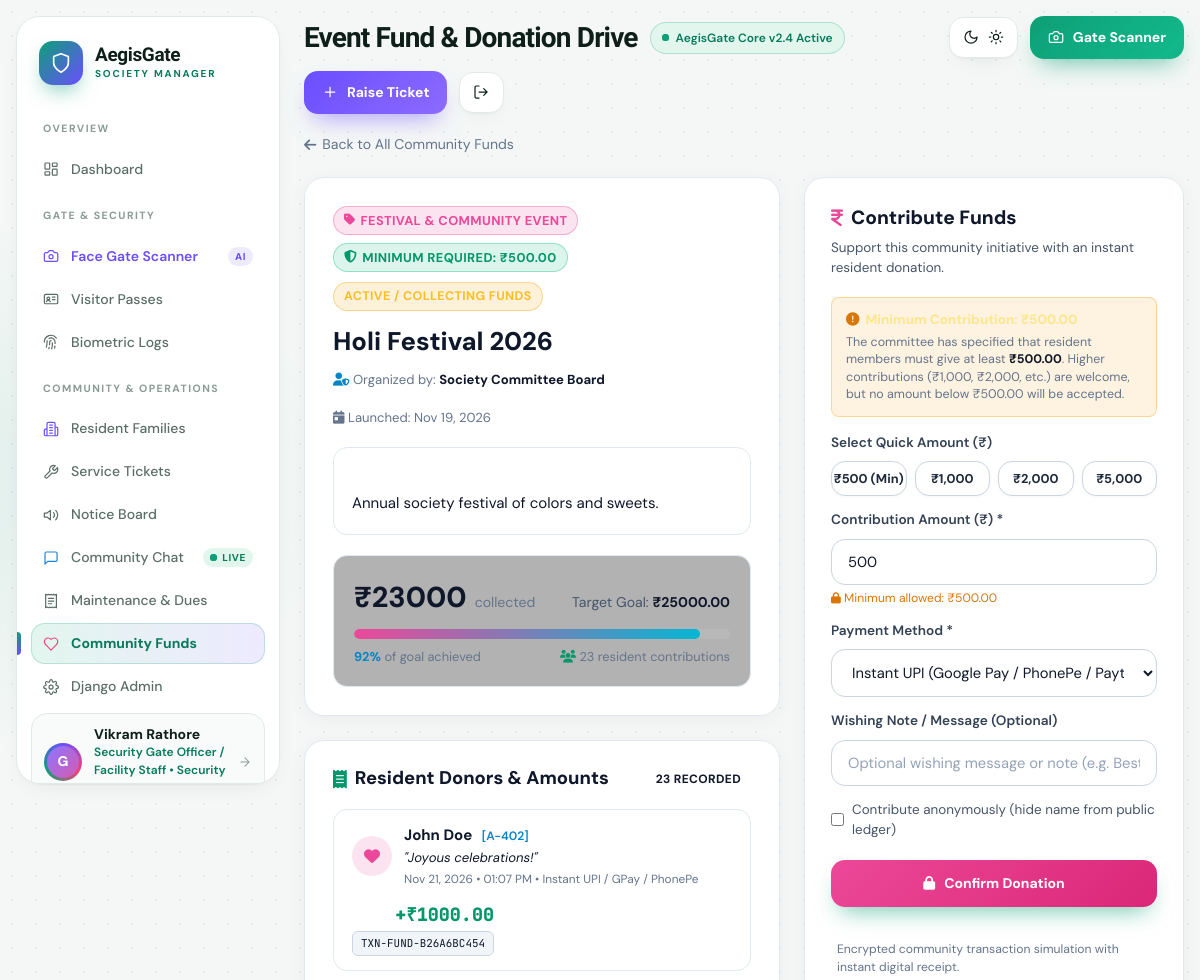
The app's page /funds/4/ (signed in, upper part), older data.
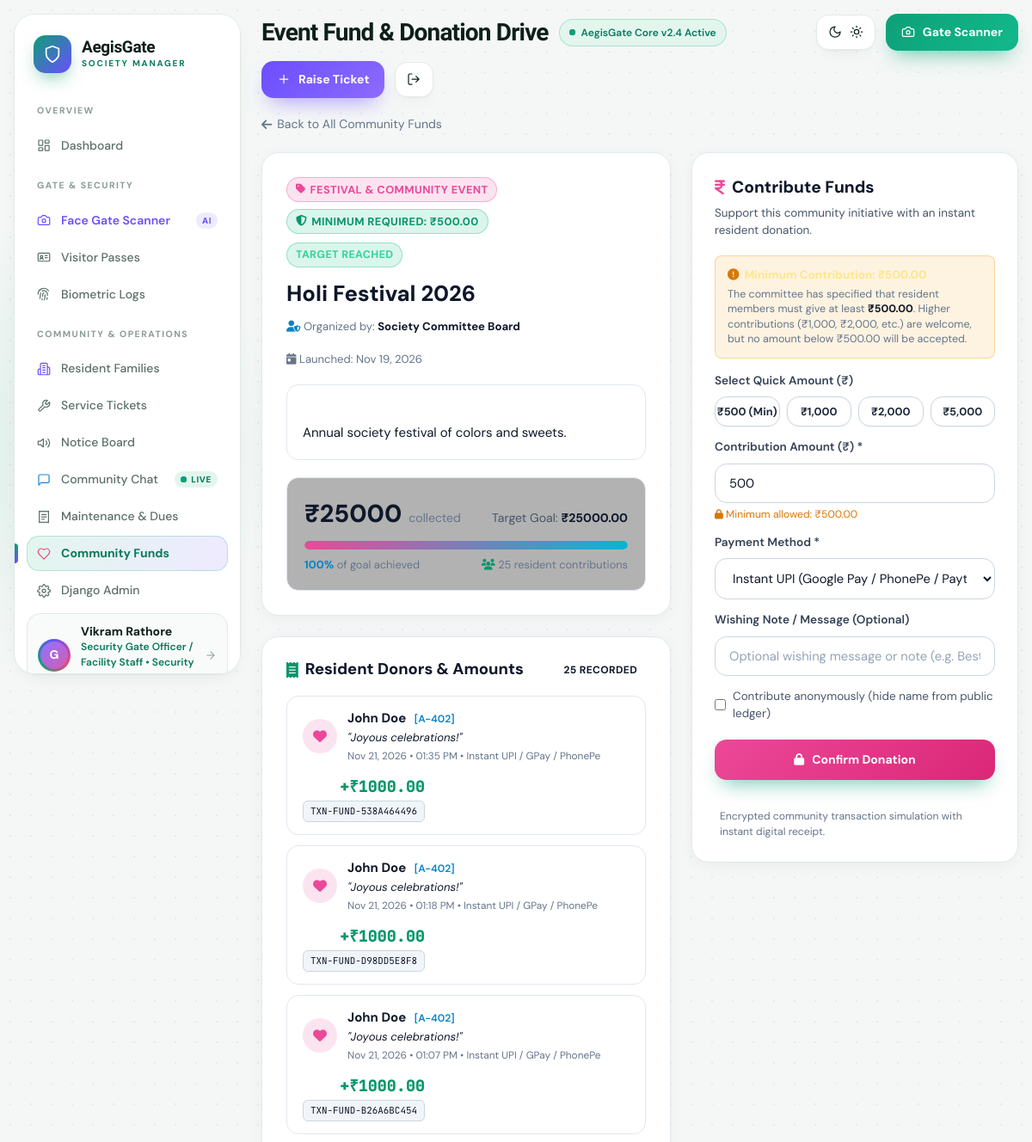
The same page, newer data.
### society_app/models.py (models this page shows, shortened)
class FundCampaign(models.Model):
    CATEGORY_CHOICES = (
        ('EVENT', 'Festival & Community Event'),
        ('CHARITY', 'Charity & Donation Drive'),
        ('AMENITY', 'Society Improvement Project'),
        ('EMERGENCY', 'Emergency & Relief Aid'),
    )
    STATUS_CHOICES = (
        ('ACTIVE', 'Active / Collecting Funds'),
        ('COMPLETED', 'Target Reached'),
        ('CLOSED', 'Closed'),
    )
    title = models.CharField(max_length=200, help_text="e.g. Diwali & Cultural Night Celebration")
    category = models.CharField(max_length=20, choices=CATEGORY_CHOICES, default='EVENT')
    description = models.TextField(help_text="Purpose of the funds, budget breakdown, and event details")
    target_amount = models.DecimalField(max_digits=10, decimal_places=2, help_text="Funding target in ₹")
    minimum_amount = models.DecimalField(max_digits=10, decimal_places=2, default=Decimal('500.00'), help_text="Minimum contribution required per resident (₹)")
    created_by = models.ForeignKey(settings.AUTH_USER_MODEL, on_delete=models.SET_NULL, null=True, blank=True, related_name='created_campaigns')
    end_date = models.DateField(blank=True, null=True, help_text="Campaign deadline or event date")
    status = models.CharField(max_length=20, choices=STATUS_CHOICES, default='ACTIVE')
    is_featured = models.BooleanField(default=False)
    created_at = models.DateTimeField(auto_now_add=True)
    class Meta:
        ordering = ['-is_featured', '-created_at']
    @property
    def total_collected(self):
        return self.contributions.aggregate(total=Sum('amount'))['total'] or Decimal('0.00')
    @property
    def progress_percentage(self):
        if not self.target_amount or self.target_amount <= Decimal('0.00'):
            return 100
        pct = int((self.total_collected / self.target_amount) * 100)
        return min(pct, 100)
    @property
    def donor_count(self):
        return self.contributions.count()
    @property
    def organizer_name(self):
        if self.created_by:
            name = self.created_by.get_full_name()
            return name.strip() if name and name.strip() else self.created_by.username
        return "Society Committee Board"
    def user_donation_total(self, user):
        if not user or not user.is_authenticated:
            return Decimal('0.00')
        return self.contributions.filter(contributor=user).aggregate(total=Sum('amount'))['total'] or Decimal('0.00')

class FundContribution(models.Model):
    campaign = models.ForeignKey(FundCampaign, on_delete=models.CASCADE, related_name='contributions')
    contributor = models.ForeignKey(settings.AUTH_USER_MODEL, on_delete=models.CASCADE, related_name='fund_contributions')
    amount = models.DecimalField(max_digits=10, decimal_places=2)
    payment_method = models.CharField(max_length=60, default='Instant UPI / Card')
    transaction_id = models.CharField(max_length=100, unique=True, editable=False)
    note = models.CharField(max_length=300, blank=True, default='', help_text="Optional wishing message or note")
    is_anonymous = models.BooleanField(default=False, help_text="Hide my name from public contributor list")
    created_at = models.DateTimeField(auto_now_add=True)
    class Meta:
        ordering = ['-created_at']
    @property
    def display_contributor_name(self):
        if self.is_anonymous:
            return "Anonymous Resident"
        name = self.contributor.get_full_name()
        return name.strip() if name and name.strip() else self.contributor.username

class User(AbstractUser):
    ROLE_CHOICES = (
        ('ADMIN', 'Society Admin / Committee Board'),
        ('STAFF', 'Security Gate Officer / Facility Staff'),
        ('RESIDENT', 'Resident Member'),
    )
    role = models.CharField(max_length=20, choices=ROLE_CHOICES, default='RESIDENT')
    phone_number = models.CharField(max_length=20, blank=True)
    flat_number = models.CharField(max_length=20, blank=True, help_text="e.g. A-402")
    block_tower = models.CharField(max_length=50, blank=True, help_text="e.g. Tower 1 / Emerald Block")
    family_members_count = models.PositiveIntegerField(
        default=1,
        blank=True,
        null=True,
        help_text="Total number of family members residing in this unit"
    )
    family_details = models.TextField(
        blank=True,
        default='',
        help_text="Family members description with names and ages (e.g. Jane Doe - Age 34, Tommy Doe - Age 8)"
    )
    lives_here = models.BooleanField(
        default=True,
        help_text="Specifies whether staff/resident lives on premises"
    )
    avatar = models.ImageField(upload_to='avatars/', blank=True, null=True)
    face_photo = models.ImageField(upload_to='face_profiles/', blank=True, null=True, help_text="Reference face photo for gate recognition")
    face_encoding = models.TextField(blank=True, null=True, help_text="Serialized facial feature descriptor")
    vehicle_number = models.CharField(max_length=30, blank=True, help_text="e.g. KA-01-MJ-4521")
    emergency_contact = models.CharField(max_length=50, blank=True)
    is_verified_resident = models.BooleanField(default=True)
    google_id = models.CharField(max_length=150, blank=True, null=True, help_text="Google OAuth UID/Sub")
    google_avatar_url = models.URLField(max_length=500, blank=True, null=True)
    is_google_verified = models.BooleanField(default=False)
    @property
    def is_admin_role(self):
        return self.role == 'ADMIN' or self.is_superuser
    @property
    def is_staff_role(self):
        return self.role in ['ADMIN', 'STAFF'] or self.is_staff

### society_app/views.py (the view)
# urls.py: path('funds/<int:pk>/', views.fund_detail_view, name='fund_detail'),
@login_required
def fund_detail_view(request, pk):
    campaign = get_object_or_404(FundCampaign, pk=pk)
    contributions = campaign.contributions.select_related('contributor').all()
    form = FundContributionForm(campaign=campaign)
    my_contribution_total = campaign.user_donation_total(request.user)
    return render(request, 'funds/detail.html', {
        'campaign': campaign,
        'contributions': contributions,
        'form': form,
        'my_contribution_total': my_contribution_total,
    })

### society_app/context_processors.py (called while the page is built)
def google_auth_settings(request):
    return {
        'GOOGLE_CLIENT_ID': getattr(settings, 'GOOGLE_CLIENT_ID', ''),
        'google_verified_user': request.session.get('google_user'),
    }

### templates/funds/detail.html (shortened to what the changed rows need)
{% extends 'base.html' %}
{% block page_title %}Event Fund & Donation Drive{% endblock %}
{% block content %}
<div style="max-width: 1040px; margin: 0 auto;">
  <div style="display: grid; grid-template-columns: 1fr 380px; gap: 24px; align-items: start;">
    <div style="display: flex; flex-direction: column; gap: 24px;">
      <div class="glass-panel" style="padding: 28px;">
        <div style="display: flex; justify-content: space-between; align-items: center; margin-bottom: 14px; flex-wrap: wrap; gap: 10px;">
          <div style="display: flex; gap: 8px; align-items: center; flex-wrap: wrap;">
            <span class="badge" style="background: rgba(236, 72, 153, 0.15); color: #ec4899; border: 1px solid rgba(236, 72, 153, 0.35); font-weight: 700; font-size: 0.8rem; padding: 4px 10px;">
              <i class="fa-solid fa-tag"></i> {{ campaign.get_category_display }}
            </span>
            <span class="badge" style="background: rgba(16, 185, 129, 0.15); color: var(--accent-emerald); border: 1px solid rgba(16, 185, 129, 0.35); font-weight: 700; font-size: 0.8rem; padding: 4px 10px;">
              <i class="fa-solid fa-shield-halved"></i> Minimum Required: ₹{{ campaign.minimum_amount }}
            </span>
          </div>
          <span class="badge {% if campaign.status == 'ACTIVE' %}badge-open{% elif campaign.status == 'COMPLETED' %}badge-resolved{% else %}badge-closed{% endif %}" style="font-size: 0.78rem;">
            {{ campaign.get_status_display }}
          </span>
        </div>
        <h2 style="font-size: 1.6rem; font-weight: 800; color: #ffffff; margin: 0 0 12px 0; line-height: 1.3;">
          {{ campaign.title }}
        </h2>
        <div style="font-size: 0.82rem; color: var(--text-dim); margin-bottom: 20px; display: flex; gap: 18px; flex-wrap: wrap;">
          <span><i class="fa-solid fa-user-shield" style="color: var(--accent-cyan);"></i> Organized by: <strong>{{ campaign.organizer_name }}</strong></span>
          <span><i class="fa-solid fa-calendar-day"></i> Launched: {{ campaign.created_at|date:"M d, Y" }}</span>
        </div>
        <div style="background: rgba(255,255,255,0.02); border: 1px solid var(--border-glass); border-radius: var(--radius-md); padding: 18px; color: var(--text-bright); line-height: 1.65; font-size: 0.94rem; white-space: pre-line; margin-bottom: 20px;">
          {{ campaign.description }}
        </div>
        <div style="background: rgba(0,0,0,0.3); border: 1px solid var(--border-glass); border-radius: var(--radius-md); padding: 20px;">
          <div style="display: flex; justify-content: space-between; align-items: baseline; margin-bottom: 10px;">
            <div>
              <span style="font-size: 1.8rem; font-weight: 800; color: #ffffff;">₹{{ campaign.total_collected }}</span>
              <span style="font-size: 0.88rem; color: var(--text-dim); margin-left: 4px;">collected</span>
            </div>
            <div style="text-align: right;">
              <span style="font-size: 0.88rem; color: var(--text-muted);">Target Goal: <strong style="color: #ffffff;">₹{{ campaign.target_amount }}</strong></span>
            </div>
          </div>
          <div style="width: 100%; height: 10px; background: rgba(255, 255, 255, 0.08); border-radius: 8px; overflow: hidden; margin-bottom: 8px;">
            <div style="width: {{ campaign.progress_percentage }}%; height: 100%; background: linear-gradient(90deg, #ec4899 0%, #06b6d4 100%); border-radius: 8px; transition: width 0.4s ease;"></div>
          </div>
          <div style="display: flex; justify-content: space-between; font-size: 0.8rem; color: var(--text-dim);">
            <span><strong style="color: var(--accent-cyan);">{{ campaign.progress_percentage }}%</strong> of goal achieved</span>
            <span><i class="fa-solid fa-users" style="color: var(--accent-emerald);"></i> {{ campaign.donor_count }} resident contributions</span>
          </div>
        </div>
      </div>
      <div class="glass-panel" style="padding: 24px 28px;">
        <div style="display: flex; justify-content: space-between; align-items: center; margin-bottom: 16px;">
          <h3 style="margin: 0; font-size: 1.15rem; font-weight: 800; color: #ffffff; display: flex; align-items: center; gap: 8px;">
            <i class="fa-solid fa-receipt" style="color: var(--accent-emerald);"></i>
            Resident Donors & Amounts
          </h3>
          <span class="badge" style="background: rgba(255,255,255,0.06); font-size: 0.75rem;">
            {{ contributions|length }} Recorded
          </span>
        </div>
        <div style="display: flex; flex-direction: column; gap: 12px;">
          {% for c in contributions %}
          <div style="background: rgba(255,255,255,0.03); border: 1px solid var(--border-glass); border-radius: var(--radius-md); padding: 14px 18px; display: flex; justify-content: space-between; align-items: center; flex-wrap: wrap; gap: 12px;">
            <div style="display: flex; align-items: center; gap: 12px;">
              <div style="width: 40px; height: 40px; border-radius: 50%; background: rgba(236,72,153,0.15); color: #ec4899; display: flex; align-items: center; justify-content: center; font-size: 1rem; flex-shrink: 0;">
                <i class="fa-solid fa-heart"></i>
              </div>
              <div>
                <div style="font-weight: 700; color: #ffffff; font-size: 0.94rem;">
                  {{ c.display_contributor_name }}
                  {% if c.contributor.flat_number and not c.is_anonymous %}
                  <span style="font-size: 0.76rem; color: var(--accent-cyan); font-weight: 600; margin-left: 6px;">[{{ c.contributor.flat_number }}]</span>
                  {% endif %}
                </div>
                {% if c.note %}
                <div style="font-size: 0.82rem; color: var(--text-bright); font-style: italic; margin-top: 2px;">
                  "{{ c.note }}"
                </div>
                {% endif %}
                <div style="font-size: 0.74rem; color: var(--text-dim); margin-top: 3px;">
                  {{ c.created_at|date:"M d, Y • h:i A" }} • {{ c.payment_method }}
                </div>
              </div>
            </div>
            <div style="text-align: right;">
              <div style="font-size: 1.15rem; font-weight: 800; color: var(--accent-emerald); font-family: 'JetBrains Mono', monospace;">
                +₹{{ c.amount }}
              </div>
              <span class="badge-code" style="font-size: 0.68rem; margin-top: 3px; display: inline-block;">
                {{ c.transaction_id }}
              </span>
            </div>
          </div>
          {% endfor %}
        </div>
      </div>
    </div>
    <div id="contributeSection" class="glass-panel" style="padding: 26px; position: sticky; top: 20px;">
      {% if campaign.status != 'CLOSED' %}
      <div style="background: rgba(245, 158, 11, 0.12); border: 1px solid rgba(245, 158, 11, 0.35); border-radius: var(--radius-sm); padding: 12px 14px; margin-bottom: 16px; font-size: 0.84rem; color: #fde68a;">
        <div style="font-weight: 700; display: flex; align-items: center; gap: 6px; margin-bottom: 4px;">
          <i class="fa-solid fa-circle-exclamation" style="color: var(--accent-amber);"></i> Minimum Contribution: ₹{{ campaign.minimum_amount }}
        </div>
        <div style="font-size: 0.78rem; color: var(--text-dim); line-height: 1.4;">
          The committee has specified that resident members must give at least <strong>₹{{ campaign.minimum_amount }}</strong>. Higher contributions (₹1,000, ₹2,000, etc.) are welcome, but no amount below ₹{{ campaign.minimum_amount }} will be accepted.
        </div>
      </div>
      <form method="POST" action="{% url 'fund_contribute' campaign.id %}" onsubmit="return validateDonationForm();">
        <label class="form-label" style="margin-bottom: 8px;">Select Quick Amount (₹)</label>
        <div id="quickAmountChips" style="display: grid; grid-template-columns: repeat(4, 1fr); gap: 8px; margin-bottom: 14px;">
        </div>
        <div class="form-group" style="margin-bottom: 14px;">
          <label class="form-label">Contribution Amount (₹) *</label>
          {{ form.amount }}
          <span style="font-size: 0.76rem; color: var(--accent-amber); display: block; margin-top: 4px;">
            <i class="fa-solid fa-lock" style="font-size: 0.7rem;"></i> Minimum allowed: ₹{{ campaign.minimum_amount }}
          </span>
        </div>
        <div class="form-group" style="margin-bottom: 14px;">
          <label class="form-label">Payment Method *</label>
          {{ form.payment_method }}
        </div>
        <div class="form-group" style="margin-bottom: 14px;">
          <label class="form-label">Wishing Note / Message (Optional)</label>
          {{ form.note }}
        </div>
        <div class="form-group" style="margin-bottom: 20px; display: flex; align-items: center; gap: 8px;">
          {{ form.is_anonymous }}
          <label for="id_is_anonymous" style="font-size: 0.84rem; color: var(--text-muted); cursor: pointer; user-select: none;">
            Contribute anonymously (hide name from public ledger)
          </label>
        </div>
        <button type="submit" class="btn btn-primary" style="width: 100%; justify-content: center; padding: 13px; font-weight: 700; background: linear-gradient(135deg, #ec4899 0%, #db2777 100%); border-color: #ec4899;">
          <i class="fa-solid fa-lock" style="font-size: 0.85rem;"></i> Confirm Donation
        </button>
      </form>
      {% endif %}
    </div>
  </div>
</div>
{% endblock %}

Row changes from the older to the newer data that the page shows:
changed FundCampaign "Annual society festival of colors and sweets.": status "ACTIVE / COLLECTING FUNDS" → "TARGET REACHED"; total_collected "23000" → "25000"; progress_percentage "92" → "100"; donor_count "23" → "25"
added FundContribution: display_contributor_name "John Doe", contributor.flat_number "A-402", note "Joyous celebrations!", created_at "Nov 21, 2026 • 01:35 PM", payment_method "Instant UPI / GPay / PhonePe", amount "1000.00", transaction_id "TXN-FUND-538A464496"
added FundContribution: display_contributor_name "John Doe", contributor.flat_number "A-402", note "Joyous celebrations!", created_at "Nov 21, 2026 • 01:18 PM", payment_method "Instant UPI / GPay / PhonePe", amount "1000.00", transaction_id "TXN-FUND-D98DD5E8F8"
Text that changed along with them:
{{ campaign.progress_percentage }}: 92 → 100 (drawn)
{{ contributions|length }}: "23" → "25"
